Frame 1 (no input): blank canvas, image omitted
Frame 60 (no input): blank canvas, image omitted
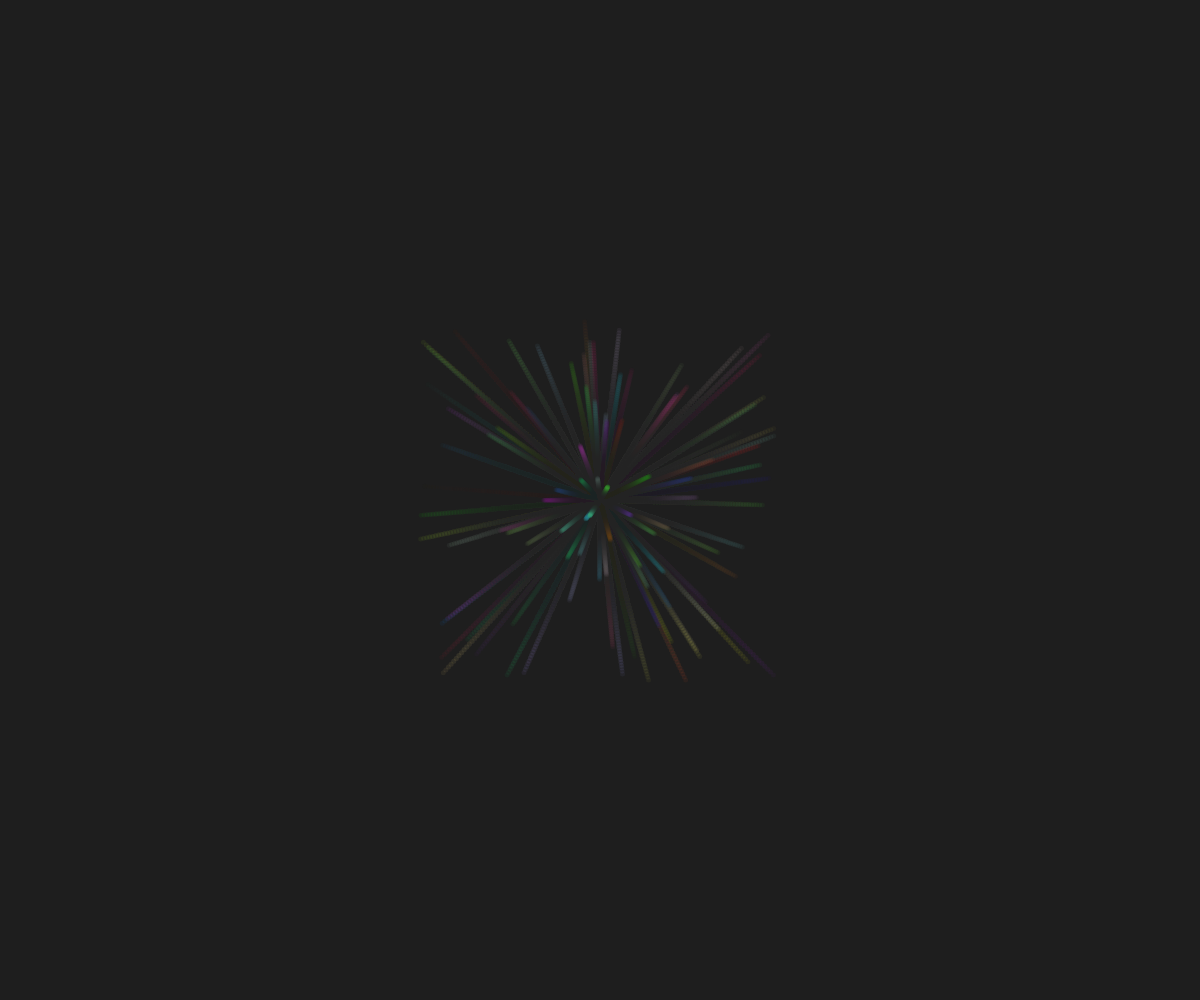
Frame 120 (the mouse pressed at the canvas centre since frame 60)

The p5.js sketch whose frames 1 and 60 were blank and that drew this single picture after the mouse press (run headless with seeded random() and noise() and a simulated clock; from frame 60 on, the mouse is pressed at the canvas centre):

// p5.js sketch
// ── sketch.js
let fireworks = []; // Array to store fireworks

function setup() {
  createCanvas(windowWidth, windowHeight);
  noStroke();
}

function draw() {
  background(30, 30, 30, 25); // Dark background with slight transparency for trails

  // Update and display all fireworks
  for (let i = fireworks.length - 1; i >= 0; i--) {
    fireworks[i].update();
    fireworks[i].display();
    
    // Remove the firework if it is done
    if (fireworks[i].isDone()) {
      fireworks.splice(i, 1);
    }
  }
}

function mousePressed() {
  // Create a new firework at the mouse position
  fireworks.push(new Firework(mouseX, mouseY));
}

// Firework class to handle individual fireworks
class Firework {
  constructor(x, y) {
    this.x = x;
    this.y = y;
    this.particles = [];
    
    // Generate multiple particles for the firework
    for (let i = 0; i < 100; i++) {
      this.particles.push(new Particle(this.x, this.y));
    }
  }

  update() {
    // Update all particles
    for (let particle of this.particles) {
      particle.update();
    }
  }

  display() {
    // Display all particles
    for (let particle of this.particles) {
      particle.display();
    }
  }

  isDone() {
    // Check if all particles are done
    return this.particles.every(p => p.isDone());
  }
}

// Particle class to create firework particles
class Particle {
  constructor(x, y) {
    this.x = x;
    this.y = y;
    this.vx = random(-3, 3); // Random horizontal velocity
    this.vy = random(-3, 3); // Random vertical velocity
    this.alpha = 255; // Initial transparency
    this.color = color(random(255), random(255), random(255)); // Random color
  }

  update() {
    // Update position
    this.x += this.vx;
    this.y += this.vy;

    // Gradually fade out
    this.alpha -= 4;
  }

  display() {
    fill(this.color.levels[0], this.color.levels[1], this.color.levels[2], this.alpha);
    ellipse(this.x, this.y, 5); // Particle size
  }

  isDone() {
    // Particle is done when it is fully transparent
    return this.alpha <= 0;
  }
}
